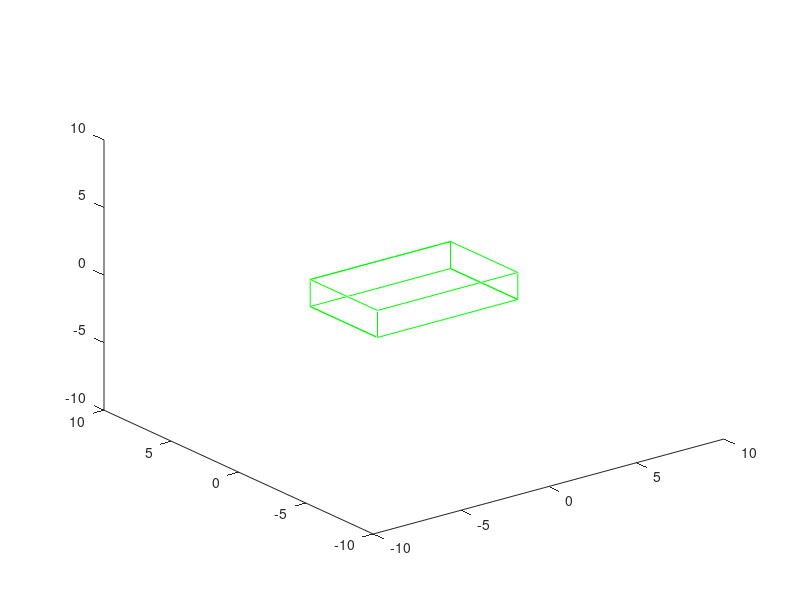

Write MATLAB code to recreate this figure. (Note: this script raises an error after producing the figure.)
function [yaw,roll,pitch] = D3()
global MyCOM
disp('3D');

global status; %% get out of the loop
status = 0;

%Cube generate
 A = [-4 -2.5 1];
 B = [4 -2.5 1];
 C = [-4 2.5 1];
 D = [-4 -2.5 -1];
 E = [-4 2.5 -1];
 F = [4 -2.5 -1];
 G = [4 2.5 1];
 H = [4 2.5 -1];
 P = [A;B;F;H;G;C;A;D;E;H;F;D;E;C;G;B];
 plot3(P(:,1),P(:,2),P(:,3),'g');% original cube
 axis([-10 10 -10 10 -10 10]);
 
tic;
while status == 0
    fprintf (MyCOM, 'D');
    pitchstr = fscanf (MyCOM, '%c', 7);
    yawstr = fscanf (MyCOM, '%c', 7);
    rollstr = fscanf (MyCOM, '%c', 7);
   
    pitch = deg2rad(str2double(pitchstr)/1000);
    roll = deg2rad(str2double(rollstr)/1000);
    yaw = deg2rad(str2double(yawstr)/1000);

    dcm = angle2dcm(yaw, pitch, roll);
    P1 = P*dcm;
    plot3(P1(:,1),P1(:,2),P1(:,3),'black') % rotated cube
    
    axis([-10 10 -10 10 -10 10]);
    patch( [P1(1,1),P1(2,1),P1(5,1),P1(6,1)],[P1(1,2),P1(2,2),P1(5,2),P1(6,2)],[P1(1,3),P1(2,3),P1(5,3),P1(6,3)],'red');
    patch( [P1(1,1),P1(2,1),P1(3,1),P1(8,1)],[P1(1,2),P1(2,2),P1(3,2),P1(8,2)],[P1(1,3),P1(2,3),P1(3,3),P1(8,3)],'black');
    patch( [P1(1,1),P1(6,1),P1(9,1),P1(8,1)],[P1(1,2),P1(6,2),P1(9,2),P1(8,2)],[P1(1,3),P1(6,3),P1(9,3),P1(8,3)],'black');
    patch( [P1(6,1),P1(5,1),P1(4,1),P1(1,1)],[P1(6,2),P1(5,2),P1(4,2),P1(1,2)],[P1(6,3),P1(5,3),P1(4,3),P1(1,3)],'black');
    patch( [P1(8,1),P1(9,1),P1(4,1),P1(3,1)],[P1(8,2),P1(9,2),P1(4,2),P1(3,2)],[P1(8,3),P1(9,3),P1(4,3),P1(3,3)],'blue');
    patch( [P1(2,1),P1(5,1),P1(4,1),P1(3,1)],[P1(2,2),P1(5,2),P1(4,2),P1(3,2)],[P1(2,3),P1(5,3),P1(4,3),P1(3,3)],'black');
    
    text(-7,17,15,  num2str(yaw));
    text(-7,17,13, num2str(pitch));
    text(-7,17,11, num2str(roll));

    grid on;
    ttt = toc;
    text(-7,17,9, num2str(ttt));
    tic; % Start a stopwatch timer
    drawnow;
 
end
